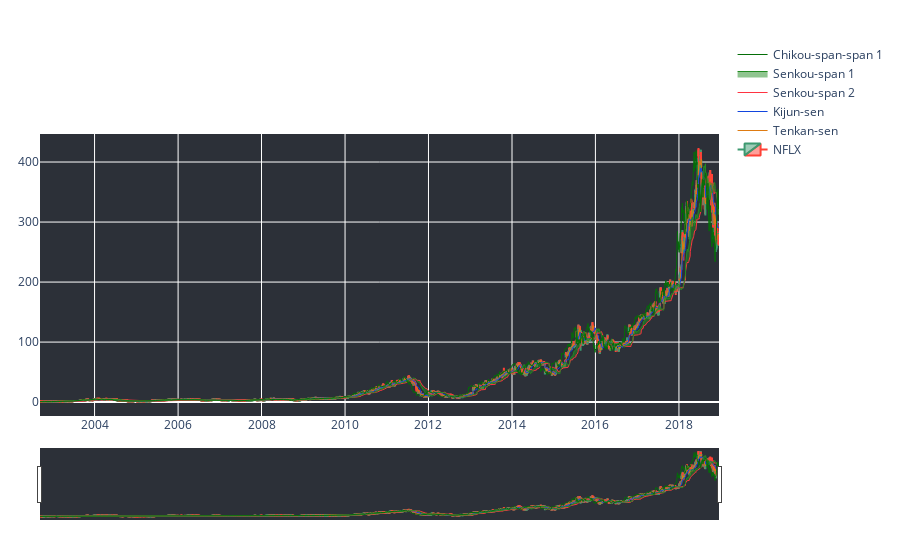

Here is the notebook cell this chart was saved with:
### Code cell
ford.chart()

### Figure 1 — Plotly figure (JSON) as saved in the notebook; plotly's stock layout.template omitted (floating-point values rounded to 4 significant figures; data arrays with more than 128 entries replaced by an {"elided": "..."} marker saying what was removed)
{"data": [{"close": {"elided": "3956 float values"}, "high": {"elided": "3956 float values"}, "low": {"elided": "3956 float values"}, "name": "NFLX", "open": {"elided": "3956 float values"}, "type": "candlestick", "x": {"elided": "3956 str values"}, "yaxis": "y2"}, {"line": {"width": 1}, "marker": {"color": "#de7b12"}, "name": "Tenkan-sen", "type": "scatter", "x": {"elided": "3956 str values"}, "y": {"elided": "3956 float values"}, "yaxis": "y2"}, {"line": {"width": 1}, "marker": {"color": "#1245de"}, "mode": "lines", "name": "Kijun-sen", "type": "scatter", "x": {"elided": "3956 str values"}, "y": {"elided": "3956 float values"}, "yaxis": "y2"}, {"line": {"width": 1}, "marker": {"color": "#FF3341"}, "mode": "lines", "name": "Senkou-span 2", "type": "scatter", "x": {"elided": "3956 str values"}, "y": {"elided": "3956 float values"}, "yaxis": "y2"}, {"fill": "tonexty", "line": {"width": 1}, "marker": {"color": "#228B22"}, "mode": "lines", "name": "Senkou-span 1", "type": "scatter", "x": {"elided": "3956 str values"}, "y": {"elided": "3956 float values"}, "yaxis": "y2"}, {"line": {"width": 1}, "marker": {"color": "#046e08"}, "mode": "lines", "name": "Chikou-span-span 1", "type": "scatter", "x": {"elided": "3956 str values"}, "y": {"elided": "3956 float values"}, "yaxis": "y2"}], "layout": {"margin": {"b": 40, "l": 40, "r": 40, "t": 40}, "plot_bgcolor": "rgb(44, 48, 56)", "xaxis": {}, "yaxis": {"domain": [0, 0.2], "showticklabels": false}, "yaxis2": {"domain": [0.2, 0.8]}}}
